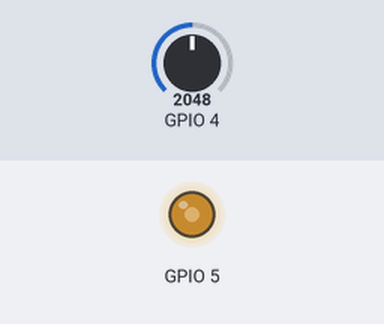
The sketch below on a simulated ESP32. On the bench: output pins drawn as LEDs (lit = HIGH). The test bench sets the inputs (shaded band); at power-on: GPIO 4 = 2048.

Above: at 1.2 s.
1.3 s: GPIO 4 set to 2866
At 2.0 s:
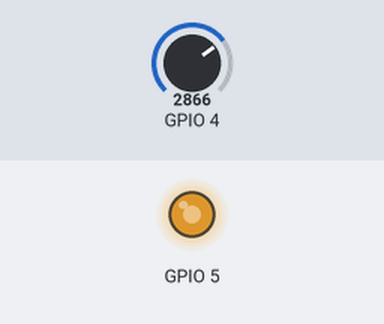
2.8 s: GPIO 4 set to 3603
At 3.1 s:
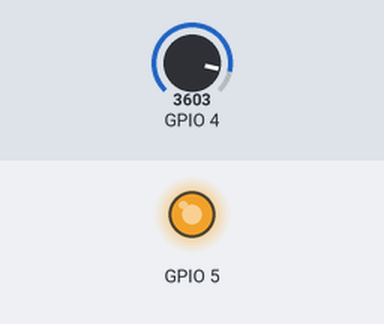
4.3 s: GPIO 4 set to 491
At 5.5 s:
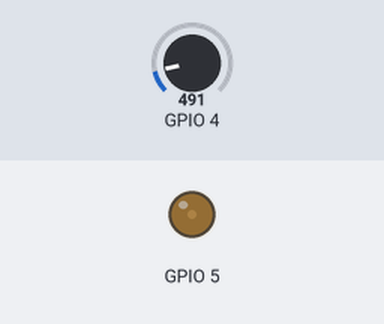
5.8 s: GPIO 4 set to 0
At 6.6 s:
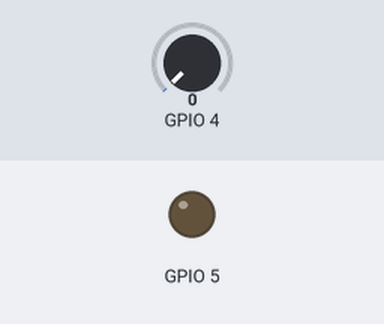
Timing chart, 0 to 8.3 s (numbered marks = the images above; inputs shaded):
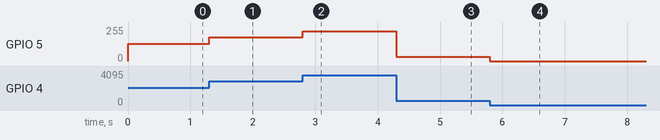

Measured:
- after the input at 1.3 s, GPIO 5: 128/255 → 178/255 at once
- after the input at 2.8 s, GPIO 5: 178/255 → 224/255 at once
- after the input at 4.3 s, GPIO 5: 224/255 → 31/255 at once
- after the input at 5.8 s, GPIO 5: 31/255 → 0/255 at once

The sketch:

Lab4.1.2.ino
```cpp
void setup() {
  // put your setup code here, to run once:
Serial.begin(115200);

ledcSetup(1,10,14);// increase 8 to 14/20 maybe
ledcAttachPin(5,1);
}

void loop() {
  // put your main code here, to run repeatedly:

    // changing the LED brightness with PWM
    int adc=analogRead(4);
    int dutyCycle=(4*adc);

    ledcWrite(1, dutyCycle);


}
```
